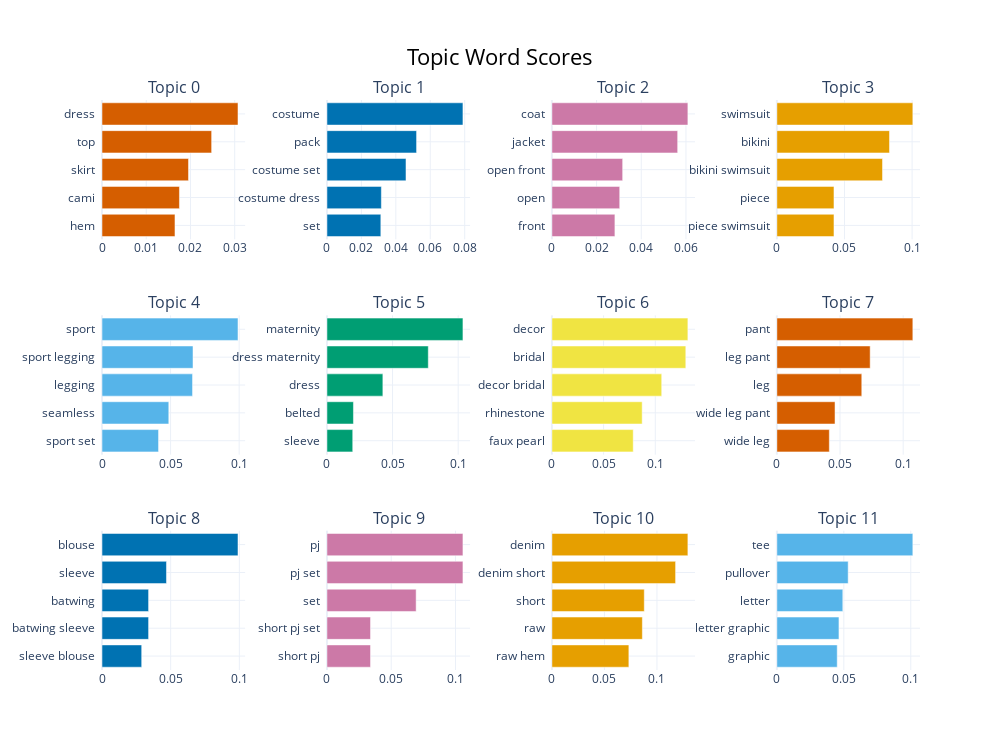

The cell this chart's notebook holds for it:
### Code cell
model.visualize_barchart(top_n_topics=12)

### Figure 1 — Plotly figure (JSON) as saved in the notebook; plotly's stock layout.template omitted (floating-point values rounded to 4 significant figures)
{"data": [{"marker": {"color": "#D55E00"}, "orientation": "h", "type": "bar", "x": [0.0165, 0.01751, 0.01956, 0.02479, 0.03075], "xaxis": "x", "y": ["hem  ", "cami  ", "skirt  ", "top  ", "dress  "], "yaxis": "y"}, {"marker": {"color": "#0072B2"}, "orientation": "h", "type": "bar", "x": [0.03129, 0.0316, 0.04591, 0.05205, 0.07898], "xaxis": "x2", "y": ["set  ", "costume dress  ", "costume set  ", "pack  ", "costume  "], "yaxis": "y2"}, {"marker": {"color": "#CC79A7"}, "orientation": "h", "type": "bar", "x": [0.02821, 0.03036, 0.03168, 0.0563, 0.06088], "xaxis": "x3", "y": ["front  ", "open  ", "open front  ", "jacket  ", "coat  "], "yaxis": "y3"}, {"marker": {"color": "#E69F00"}, "orientation": "h", "type": "bar", "x": [0.04223, 0.04223, 0.07812, 0.08328, 0.1005], "xaxis": "x4", "y": ["piece swimsuit  ", "piece  ", "bikini swimsuit  ", "bikini  ", "swimsuit  "], "yaxis": "y4"}, {"marker": {"color": "#56B4E9"}, "orientation": "h", "type": "bar", "x": [0.04122, 0.04869, 0.066, 0.06634, 0.09915], "xaxis": "x5", "y": ["sport set  ", "seamless  ", "legging  ", "sport legging  ", "sport  "], "yaxis": "y5"}, {"marker": {"color": "#009E73"}, "orientation": "h", "type": "bar", "x": [0.01964, 0.02018, 0.0426, 0.07723, 0.1036], "xaxis": "x6", "y": ["sleeve  ", "belted  ", "dress  ", "dress maternity  ", "maternity  "], "yaxis": "y6"}, {"marker": {"color": "#F0E442"}, "orientation": "h", "type": "bar", "x": [0.07868, 0.08733, 0.1062, 0.1295, 0.1316], "xaxis": "x7", "y": ["faux pearl  ", "rhinestone  ", "decor bridal  ", "bridal  ", "decor  "], "yaxis": "y7"}, {"marker": {"color": "#D55E00"}, "orientation": "h", "type": "bar", "x": [0.04154, 0.04605, 0.06723, 0.07387, 0.1076], "xaxis": "x8", "y": ["wide leg  ", "wide leg pant  ", "leg  ", "leg pant  ", "pant  "], "yaxis": "y8"}, {"marker": {"color": "#0072B2"}, "orientation": "h", "type": "bar", "x": [0.0289, 0.03392, 0.03392, 0.04695, 0.09903], "xaxis": "x9", "y": ["sleeve blouse  ", "batwing sleeve  ", "batwing  ", "sleeve  ", "blouse  "], "yaxis": "y9"}, {"marker": {"color": "#CC79A7"}, "orientation": "h", "type": "bar", "x": [0.0339, 0.0339, 0.0694, 0.1058, 0.1058], "xaxis": "x10", "y": ["short pj  ", "short pj set  ", "set  ", "pj set  ", "pj  "], "yaxis": "y10"}, {"marker": {"color": "#E69F00"}, "orientation": "h", "type": "bar", "x": [0.07327, 0.08612, 0.08795, 0.1178, 0.1295], "xaxis": "x11", "y": ["raw hem  ", "raw  ", "short  ", "denim short  ", "denim  "], "yaxis": "y11"}, {"marker": {"color": "#56B4E9"}, "orientation": "h", "type": "bar", "x": [0.04508, 0.04637, 0.04925, 0.05325, 0.1015], "xaxis": "x12", "y": ["graphic  ", "letter graphic  ", "letter  ", "pullover  ", "tee  "], "yaxis": "y12"}], "layout": {"annotations": [{"font": {"size": 16}, "showarrow": false, "text": "Topic 0", "x": 0.0875, "xanchor": "center", "xref": "paper", "y": 1, "yanchor": "bottom", "yref": "paper"}, {"font": {"size": 16}, "showarrow": false, "text": "Topic 1", "x": 0.3625, "xanchor": "center", "xref": "paper", "y": 1, "yanchor": "bottom", "yref": "paper"}, {"font": {"size": 16}, "showarrow": false, "text": "Topic 2", "x": 0.6375, "xanchor": "center", "xref": "paper", "y": 1, "yanchor": "bottom", "yref": "paper"}, {"font": {"size": 16}, "showarrow": false, "text": "Topic 3", "x": 0.9125, "xanchor": "center", "xref": "paper", "y": 1, "yanchor": "bottom", "yref": "paper"}, {"font": {"size": 16}, "showarrow": false, "text": "Topic 4", "x": 0.0875, "xanchor": "center", "xref": "paper", "y": 0.6222, "yanchor": "bottom", "yref": "paper"}, {"font": {"size": 16}, "showarrow": false, "text": "Topic 5", "x": 0.3625, "xanchor": "center", "xref": "paper", "y": 0.6222, "yanchor": "bottom", "yref": "paper"}, {"font": {"size": 16}, "showarrow": false, "text": "Topic 6", "x": 0.6375, "xanchor": "center", "xref": "paper", "y": 0.6222, "yanchor": "bottom", "yref": "paper"}, {"font": {"size": 16}, "showarrow": false, "text": "Topic 7", "x": 0.9125, "xanchor": "center", "xref": "paper", "y": 0.6222, "yanchor": "bottom", "yref": "paper"}, {"font": {"size": 16}, "showarrow": false, "text": "Topic 8", "x": 0.0875, "xanchor": "center", "xref": "paper", "y": 0.2444, "yanchor": "bottom", "yref": "paper"}, {"font": {"size": 16}, "showarrow": false, "text": "Topic 9", "x": 0.3625, "xanchor": "center", "xref": "paper", "y": 0.2444, "yanchor": "bottom", "yref": "paper"}, {"font": {"size": 16}, "showarrow": false, "text": "Topic 10", "x": 0.6375, "xanchor": "center", "xref": "paper", "y": 0.2444, "yanchor": "bottom", "yref": "paper"}, {"font": {"size": 16}, "showarrow": false, "text": "Topic 11", "x": 0.9125, "xanchor": "center", "xref": "paper", "y": 0.2444, "yanchor": "bottom", "yref": "paper"}], "height": 750, "hoverlabel": {"bgcolor": "white", "font": {"family": "Rockwell", "size": 16}}, "showlegend": false, "title": {"font": {"color": "Black", "size": 22}, "text": "Topic Word Scores", "x": 0.5, "xanchor": "center", "yanchor": "top"}, "width": 1000, "xaxis": {"anchor": "y", "domain": [0, 0.175], "showgrid": true}, "xaxis10": {"anchor": "y10", "domain": [0.275, 0.45], "showgrid": true}, "xaxis11": {"anchor": "y11", "domain": [0.55, 0.725], "showgrid": true}, "xaxis12": {"anchor": "y12", "domain": [0.825, 1], "showgrid": true}, "xaxis2": {"anchor": "y2", "domain": [0.275, 0.45], "showgrid": true}, "xaxis3": {"anchor": "y3", "domain": [0.55, 0.725], "showgrid": true}, "xaxis4": {"anchor": "y4", "domain": [0.825, 1], "showgrid": true}, "xaxis5": {"anchor": "y5", "domain": [0, 0.175], "showgrid": true}, "xaxis6": {"anchor": "y6", "domain": [0.275, 0.45], "showgrid": true}, "xaxis7": {"anchor": "y7", "domain": [0.55, 0.725], "showgrid": true}, "xaxis8": {"anchor": "y8", "domain": [0.825, 1], "showgrid": true}, "xaxis9": {"anchor": "y9", "domain": [0, 0.175], "showgrid": true}, "yaxis": {"anchor": "x", "domain": [0.7556, 1], "showgrid": true}, "yaxis10": {"anchor": "x10", "domain": [0, 0.2444], "showgrid": true}, "yaxis11": {"anchor": "x11", "domain": [0, 0.2444], "showgrid": true}, "yaxis12": {"anchor": "x12", "domain": [0, 0.2444], "showgrid": true}, "yaxis2": {"anchor": "x2", "domain": [0.7556, 1], "showgrid": true}, "yaxis3": {"anchor": "x3", "domain": [0.7556, 1], "showgrid": true}, "yaxis4": {"anchor": "x4", "domain": [0.7556, 1], "showgrid": true}, "yaxis5": {"anchor": "x5", "domain": [0.3778, 0.6222], "showgrid": true}, "yaxis6": {"anchor": "x6", "domain": [0.3778, 0.6222], "showgrid": true}, "yaxis7": {"anchor": "x7", "domain": [0.3778, 0.6222], "showgrid": true}, "yaxis8": {"anchor": "x8", "domain": [0.3778, 0.6222], "showgrid": true}, "yaxis9": {"anchor": "x9", "domain": [0, 0.2444], "showgrid": true}}}
